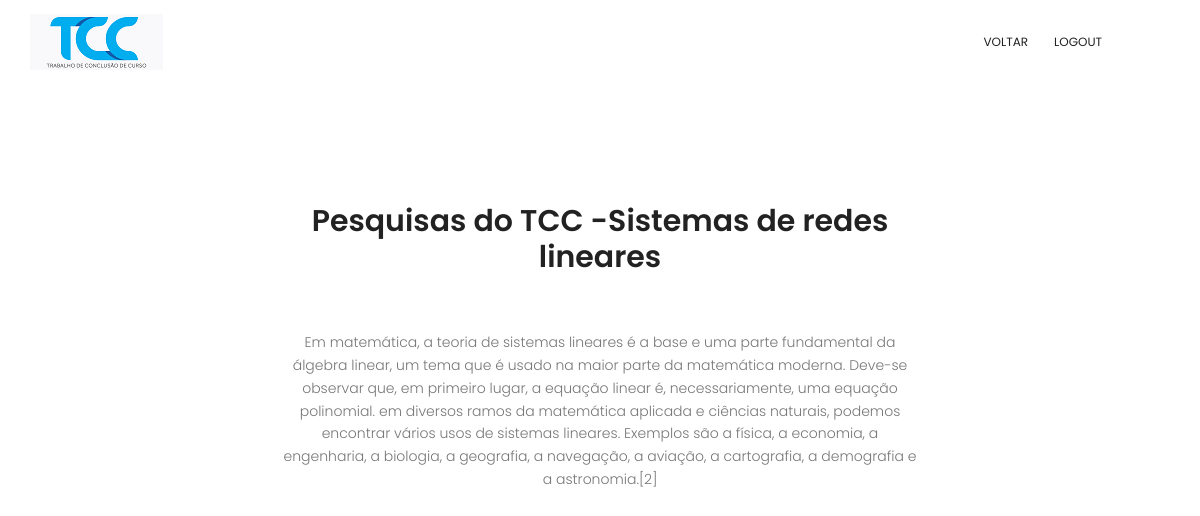
The page /router.php?op=21&id=1 (signed in) on the database its author committed.
### tables this page shows
CREATE TABLE `projeto` (
  `id` int(11) NOT NULL,
  `nomeprojeto` varchar(150) DEFAULT NULL,
  `id_professor` int(11) NOT NULL,
  `id_aluno` int(11) NOT NULL,
  `ano` int(11) NOT NULL,
  `semestre` varchar(4) NOT NULL,
  `p_pesquisa` varchar(10000) DEFAULT NULL,
  `data_pesquisa` varchar(10) DEFAULT NULL,
  `p_imple` varchar(1000) DEFAULT NULL,
  `data_imple` varchar(10) DEFAULT NULL,
  `feedback` varchar(10000) DEFAULT NULL,
  `status` int(1) NOT NULL DEFAULT '1'
);

### controller/professorController.php (called while the page is built, shortened)
<?php
class professorController {
  public function pesquisadados($request) {
    $projetos = new projetos;
    $id = $request['id'];
    $lista = $projetos->especifico3($id);
    include './view/professores/pesquisas.php';
   }
}

### model/Database.php (called while the page is built, shortened)
<?php
class Database {
  protected $db = null;
  public function getDB() {
    if ($this->db === null) {
      $db = new PDO('mysql:host=localhost;dbname=tcccontroler','bruno','123456');
    }
    return $db;
  }
}

### model/projetos.php (called while the page is built, shortened)
<?php
class projetos {
  protected $db = null;
  public function __construct() {
    $this->db = Database::getInstance()->getDB();
  }
  public function especifico3($id) {
    $sql = "SELECT * FROM projeto WHERE id = $id";
    return $this->db->query($sql);
  }
}

### view/professores/pesquisas.php (the view, shortened to what this page needs)
<!DOCTYPE html>
<html lang="zxx" class="no-js">
<head>
    <link rel="stylesheet" href="public/css/linearicons.css">
    <link rel="stylesheet" href="public/css/font-awesome.min.css">
    <link rel="stylesheet" href="public/css/bootstrap.css">
    <link rel="stylesheet" href="public/css/magnific-popup.css">
    <link rel="stylesheet" href="public/css/nice-select.css">
    <link rel="stylesheet" href="public/css/animate.min.css">
    <link rel="stylesheet" href="public/css/owl.carousel.css">
    <link rel="stylesheet" href="public/css/main.css">
  </head>
  <body>
    <header id="header" id="home">
      <div class="container">
        <div class="row align-items-center justify-content-between d-flex">
          <div id="logo">
          <img src="public/img/tcc.png" alt="" title="" />
          </div>
          <nav id="nav-menu-container">
            <ul class="nav-menu">
              <li class="menu-active"><a href="http://localhost:8000/router.php?op=4">Voltar</a></li>
              <li class="menu-active"><a href="http://localhost:8000/">logout</a></li>
            </ul>
          </nav>
        </div>
      </div>
    </header>
    <section>
      <div class="container">
        <div class="row fullscreen d-flex align-items-center justify-content-center">
          <div class="banner-content col-lg-7">
            <?php foreach( $lista as $linha ): ?>
            <h2>Pesquisas do TCC -<?= $linha['nomeprojeto'] ?> </h2>
            <p class="pt-20 pb-20">
              <p><?= $linha['p_pesquisa']?></p>
              <?php endforeach ?>
            </p>
          </div>
        </div>
      </div>
    </section>
  </body>
</html>

### public/css/main.css (style rules this page uses)
body { color: #777777; font-family: "Poppins", sans-serif; font-size: 14px; font-weight: 300; line-height: 1.625em; position: relative; }
ol, ul { margin: 0; padding: 0; list-style: none; }
a { -webkit-transition: all 0.3s ease 0s; -moz-transition: all 0.3s ease 0s; -o-transition: all 0.3s ease 0s; transition: all 0.3s ease 0s; }
a, a:focus, a:hover { text-decoration: none; outline: 0; }
h1, h2, h3, h4, h5, h6 { font-family: "Poppins", sans-serif; color: #222222; line-height: 1.2em !important; margin-bottom: 0; margin-top: 0; font-weight: 600; }
h2, .h2 { font-size: 30px; }
.pt-20 { padding-top: 20px; }
.pb-20 { padding-bottom: 20px; }
h2 { font-size: 30px; }
h1, h2, h3, h4, h5, h6 { line-height: 1.5em; }
#header { padding: 14px 0; position: fixed; left: 0; top: 0; right: 0; transition: all 0.5s; z-index: 997; }
#header #logo img { padding: 0; margin: 0; }
.nav-menu, .nav-menu * { margin: 0; padding: 0; list-style: none; }
.nav-menu li { position: relative; white-space: nowrap; }
.nav-menu > li { float: left; }
#nav-menu-container { margin: 0; }
@media (min-width: 1024px) { #nav-menu-container { padding-right: 60px; } }
.nav-menu a { padding: 0 8px 0px 8px; text-decoration: none; display: inline-block; color: #222; font-weight: 400; font-size: 12px; text-transform: uppercase; outline: none; }
.nav-menu > li { margin-left: 10px; }
#mobile-nav { position: fixed; top: 0; padding-top: 18px; bottom: 0; z-index: 998; background: rgba(0, 0, 0, 0.8); left: -260px; width: 260px; overflow-y: auto; transition: 0.4s; }
#mobile-nav ul { padding: 0; margin: 0; list-style: none; }
#mobile-nav ul li { position: relative; }
#mobile-nav ul li a { color: #fff; font-size: 13px; text-transform: uppercase; overflow: hidden; padding: 10px 22px 10px 15px; position: relative; text-decoration: none; width: 100%; display: block; outline: none; font-weight: 700; }
.banner-content { margin-top: -90px; text-align: center; }

### rows shown on the page
projeto: nomeprojeto "Sistemas de redes lineares", p_pesquisa "Em matemática, a teoria de sistemas lineares é a base e uma parte fundamental da álgebra linear, um tema que é usado na maior parte da matemática moderna. Deve-se observar que, em primeiro lugar, a equação linear é, necessariamente, uma equação polinomial. em diversos ramos da matemática aplicada e ciências naturais, podemos encontrar vários usos de sistemas lineares. Exemplos são a física, a economia, a engenharia, a biologia, a geografia, a navegação, a aviação, a cartografia, a demografia e a astronomia.[2]"
